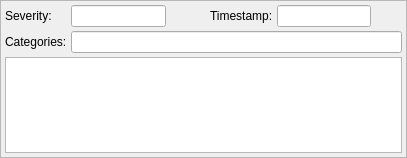
<?xml version="1.0" encoding="UTF-8"?>
<ui version="4.0">
 <class>CStatusMessageForm</class>
 <widget class="QFrame" name="CStatusMessageForm">
  <property name="geometry">
   <rect>
    <x>0</x>
    <y>0</y>
    <width>407</width>
    <height>158</height>
   </rect>
  </property>
  <property name="windowTitle">
   <string>Frame</string>
  </property>
  <property name="frameShape">
   <enum>QFrame::StyledPanel</enum>
  </property>
  <property name="frameShadow">
   <enum>QFrame::Raised</enum>
  </property>
  <layout class="QGridLayout" name="gl_StatusMessageForm">
   <property name="leftMargin">
    <number>4</number>
   </property>
   <property name="topMargin">
    <number>4</number>
   </property>
   <property name="rightMargin">
    <number>4</number>
   </property>
   <property name="bottomMargin">
    <number>4</number>
   </property>
   <property name="spacing">
    <number>4</number>
   </property>
   <item row="2" column="3" colspan="6">
    <widget class="QLineEdit" name="le_Categories">
     <property name="readOnly">
      <bool>true</bool>
     </property>
    </widget>
   </item>
   <item row="2" column="1" colspan="2">
    <widget class="QLabel" name="lbl_Categories">
     <property name="text">
      <string>Categories:</string>
     </property>
    </widget>
   </item>
   <item row="0" column="7">
    <widget class="QLineEdit" name="le_Timestamp">
     <property name="maximumSize">
      <size>
       <width>200</width>
       <height>16777215</height>
      </size>
     </property>
     <property name="readOnly">
      <bool>true</bool>
     </property>
    </widget>
   </item>
   <item row="0" column="6">
    <widget class="QLabel" name="lbl_Timestamp">
     <property name="text">
      <string>Timestamp:</string>
     </property>
    </widget>
   </item>
   <item row="0" column="1">
    <widget class="QLabel" name="lbl_Severity">
     <property name="text">
      <string>Severity:</string>
     </property>
    </widget>
   </item>
   <item row="3" column="1" colspan="8">
    <widget class="QPlainTextEdit" name="te_Message">
     <property name="readOnly">
      <bool>true</bool>
     </property>
    </widget>
   </item>
   <item row="0" column="8">
    <spacer name="hs_Top2">
     <property name="orientation">
      <enum>Qt::Horizontal</enum>
     </property>
     <property name="sizeHint" stdset="0">
      <size>
       <width>40</width>
       <height>20</height>
      </size>
     </property>
    </spacer>
   </item>
   <item row="0" column="3">
    <widget class="QLineEdit" name="le_Severity">
     <property name="maximumSize">
      <size>
       <width>200</width>
       <height>16777215</height>
      </size>
     </property>
     <property name="readOnly">
      <bool>true</bool>
     </property>
    </widget>
   </item>
   <item row="0" column="4">
    <widget class="QLabel" name="lbl_SeverityIcon">
     <property name="text">
      <string/>
     </property>
     <property name="pixmap">
      <pixmap resource="../blackmisc/blackmisc.qrc">:/diagona/icons/diagona/icons/question.png</pixmap>
     </property>
    </widget>
   </item>
   <item row="0" column="5">
    <spacer name="hs_Top1">
     <property name="orientation">
      <enum>Qt::Horizontal</enum>
     </property>
     <property name="sizeType">
      <enum>QSizePolicy::Fixed</enum>
     </property>
     <property name="sizeHint" stdset="0">
      <size>
       <width>25</width>
       <height>20</height>
      </size>
     </property>
    </spacer>
   </item>
  </layout>
 </widget>
 <resources>
  <include location="../blackmisc/blackmisc.qrc"/>
 </resources>
 <connections/>
</ui>
